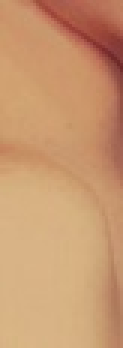
//> input picture EMSkin/skin.jpg, 41 x 116 px (shown 3 times larger)
$ ./main ../EMSkin/skin.jpg   (built with g++ and OpenCV 4)
//> lines starting //> are read from the running program, lines starting //| are printed output that depends on the picture
#include "opencv2/highgui/highgui.hpp"
#include "opencv2/imgproc/imgproc.hpp"
#include "opencv2/features2d/features2d.hpp"
#include <iostream>
#include <stdio.h>
#include <stdlib.h>

cv::Mat image;
int thresh = 65;
int max_thresh = 150;

int gauKsize = 11;

char* source_window = "Source image";

void filterGradient( int, void* );

int main( int argc, char** argv )
{
  if( argc != 2 ) {
    std::cerr << "Usage: " << argv[0] << " <InputImage>" << std::endl;
    return EXIT_FAILURE;
  }

  image = cv::imread( argv[1], 1 );
//> image is the input picture: 116 rows x 41 cols, CV_8UC3; mean B, G, R 112, 152.2, 201.3
  if(!image.data) {
    return EXIT_FAILURE;
  }

  cv::namedWindow( source_window, CV_WINDOW_AUTOSIZE );
  cv::createTrackbar( "Threshold: ", source_window, &thresh, max_thresh, filterGradient );
  cv::imshow( source_window, image );

  filterGradient(0, 0);

  cv::waitKey(0);
  return EXIT_SUCCESS;
}

void filterGradient( int, void* )
{
  cv::Mat dX, dY;

  cv::Sobel(image, dX, CV_32F, 1, 0);
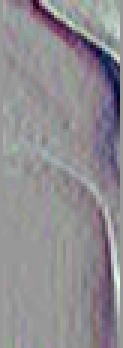
//> dX: 116 rows x 41 cols, CV_32FC3 (shown 3 times larger); mean B, G, R -6.1, -10.1, -7.3; drawn with min black and max white
  cv::Sobel(image, dY, CV_32F, 0, 1);
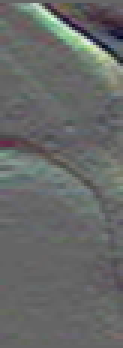
//> dY: 116 rows x 41 cols, CV_32FC3 (shown 3 times larger); mean B, G, R 2.7, 4, 1.9; drawn with min black and max white

  // Gaussian kernel with ksize = gauKsize and sigma = -1 (autocomputed internally)
  cv::Mat gau = cv::getGaussianKernel(gauKsize, -1, CV_32F);

  cv::sepFilter2D(dX, dX, CV_32F, gau.t(), gau);
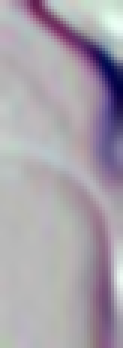
//> dX: 116 rows x 41 cols, CV_32FC3 (shown 3 times larger); mean B, G, R -6.1, -10.3, -7.5; drawn with min black and max white
  cv::sepFilter2D(dY, dY, CV_32F, gau.t(), gau);
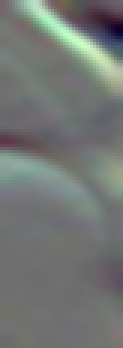
//> dY: 116 rows x 41 cols, CV_32FC3 (shown 3 times larger); mean B, G, R 2.7, 4, 1.9; drawn with min black and max white

  cv::Mat dst = image.clone();
  cv::Mat grad(image.size(), image.type());

  std::cout << thresh << std::endl;

  for( int j = 0; j < image.rows ; j++ ) {
    for( int i = 0; i < image.cols; i++ ) {
      cv::Vec3f pixelX = dX.at<cv::Vec3f>(j, i);
      cv::Vec3f pixelY = dY.at<cv::Vec3f>(j, i);

      grad.at<cv::Vec3f>(j, i)[0] = cv::sqrt(cv::pow(pixelX[0], 2) + cv::pow(pixelY[0], 2));
      grad.at<cv::Vec3f>(j, i)[1] = cv::sqrt(cv::pow(pixelX[1], 2) + cv::pow(pixelY[1], 2));
      grad.at<cv::Vec3f>(j, i)[2] = cv::sqrt(cv::pow(pixelX[2], 2) + cv::pow(pixelY[2], 2));

      if( grad.at<cv::Vec3f>(j, i)[0] > thresh && grad.at<cv::Vec3f>(j, i)[1] > thresh && grad.at<cv::Vec3f>(j, i)[2] > thresh ) {
        circle( dst, cv::Point( i, j ), 1, cv::Scalar(0, 0, 255), 2, 8, 0 );
      }
    }
  }
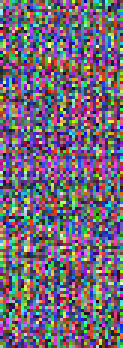
//> grad: 116 rows x 41 cols, CV_8UC3 (shown 3 times larger); mean B, G, R 114.1, 106.9, 109.7

  cv::namedWindow( source_window, CV_WINDOW_AUTOSIZE );
  cv::imshow( source_window, dst );
}
